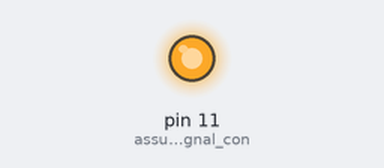
The sketch below on a simulated Arduino Uno, built with avr-gcc and run on an emulated ATmega328P. Parts: output pins drawn as LEDs (lit = HIGH).

Above: at 0.05 s.
At 1.5 s:
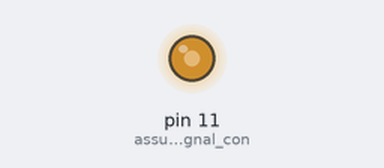
At 3.0 s:
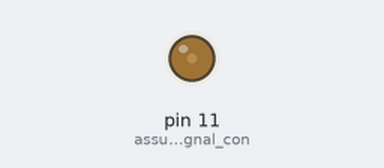
Timing chart, 0 to 6.9 s (numbered marks = the images above):
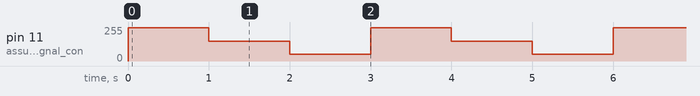

The sketch:

DC_motor.ino
```cpp
// DC motor sample code

void setup() {
  pinMode(11, OUTPUT); // assume control signal connected to pin 11
}

void loop() {
  analogWrite(11, 250); // motor turns at high speed
  delay(1000);
  analogWrite(11, 150); // motor turns at medium speed
  delay(1000);
  analogWrite(11,  50); // motor turns at low speed
  delay(1000);
}
```

Measured:
- by itself, pin 11 (assume_control_signal_con): repeats every 3.0 s: 150/255 1.0 s, 50/255 1.0 s, 250/255 1.0 s
